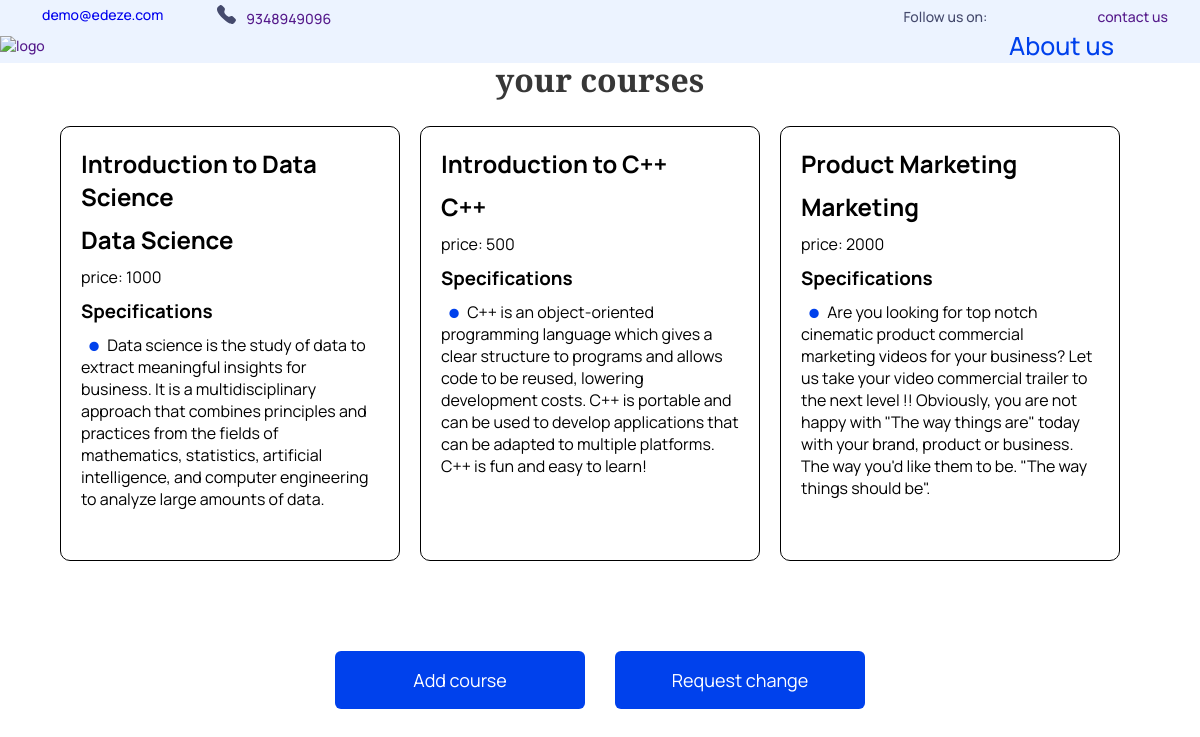
Page /6/University (signed in) on the committed database.
### tables this page shows
CREATE TABLE training (Course_id integer primary key,Course_name varchar ,Join_id INTEGER,Category varchar,Price INTEGER,selling_price INTEGER,Desc VARCHAR,Author VARCHAR,Rating INTEGER,Starting_date VARCHAR,Duration VARCHAR);

### main.py (the view)
@app.get('/{join_id}/IA')
def IA(request:Request,join_id):
    import joinus
    course=json.loads(joinus.IA_all_course(join_id))
    return templates.TemplateResponse("individual-profile.html",{"request":request,"course":course,"id":join_id})

### templates/university-profile.html (shortened to what this page needs)
<!DOCTYPE html>
<html lang="en">
<head>
    <link rel="stylesheet" href="/static/css/home.css">
</head>
<body>
    <header>
        <div class="container">
            <div class="contact">
               <span> <a href="https://mail.google.com/mail"><img src="/static/images/mail_icon.svg" alt="">demo@edeze.com </a></span>
                <a href=""><span><img src="/static/images/call_icon.svg" alt="">9348949096</span></a>
            </div>
            <div class="social">
                <span>Follow us on:</span>
                <a href=""><img src="/images/Insta_icon.svg" alt=""></a>
                <a href=""><span >contact us</span></a>
            </div>
        </div>
        <div class="container nav">
            <div class="left-part">
                <a href=""><img src="/static/images/logo.svg" alt="logo" class="logo"></a>
            </div>
            <div class="right-part">
                <a href="#about">About us</a>
            </div>
        </div>
    </header>
    <center><h1>your courses</h1></center>
    <div class="Trainings">
        {% for cors in course %}
            <div class="item">
                <h2 class="course-name">{{cors["Course_name"]}}</h2>
                <h2 class="catagory">{{cors["Category"]}}</h2>
                <p class="price">price: {{cors["selling_price"]}}</p>
                <div class="specification">
                    <h3>Specifications</h3>
                    <ul>
                        <li><span>{{cors["Desc"]}}</span></li>
                    </ul>
                </div>
            </div>
        {% endfor %}
    </div>
    <div class="buttons">
        <button type="submit" id="courseBtn">Add course</button>
        <button type="submit" id="changeRequestBtn">Request change</button>
    </div>
</body>
</html>

### static/css/home.css (style rules this page uses)
* { margin: 0; padding: 0; box-sizing: border-box; text-decoration: none; }
body { height: 100%; width: 100%; font-family: 'DM Serif Text', serif; font-family: 'Manrope', sans-serif; }
header { background: #ECF3FF; width: 100%; }
.container { padding: 5px 32px 0px 32px; display: flex; justify-content: space-between; align-items: center; width: 100%; font-weight: 500; font-size: 14px; color: #454A6D; }
.contact { display: inherit; column-gap: 54px; }
.contact img { padding-right: 10px; }
.social span { padding-left: 40px; }
.nav { padding: 0px 16px 0px 0px; }
.left-part { display: inherit; align-items: center; gap: 20px; }
.left-part .logo { width: 184px; height: 80px; }
.right-part { display: flex; gap: 15px; align-items: center; }
.right-part a { text-decoration: none; color: #454A6D; }
.container { margin: 0 auto; width: 100%; }
ul li { list-style: none; padding-bottom: 15px; }
@media (max-width: 1400px) { header { width: 100vw; } }

### templates/university-profile.html (style rules this page uses)
h1 { color: #373737; font: normal 700 32px/33px "DM serif text", sans-serif; }
.Trainings { display: flex; margin: 30px 60px 30px 60px; flex-wrap: wrap; }
.item { flex: 1 0 21%; border: 1px solid black; border-radius: 10px; padding: 20px; margin-right: 20px; margin-bottom: 20px; }
.item h2 { padding-bottom: 10px; }
.item p { color: #000000; font: normal 400 16px/22px "Manrope", sans-serif; }
.specification h3 { padding-top: 10px; }
.specification ul { padding-top: 10px; padding-bottom: 20px; }
.specification ul li { padding-bottom: 10px; color: #000000; font: normal 400 16px/22px "Manrope", sans-serif; list-style: none; }
.specification ul li:before { content:"•"; font-size:40px; vertical-align: top; line-height:20px; color: #0041EC; }
.specification ul li span { padding-left: 0px; }
.buttons { margin-top: 50px; display: flex; justify-content: center; column-gap: 30px; }
.buttons button { margin-top: 20px; width: 250px; height: 58px; background: #0041EC; border-radius: 6px; border: none; color: #FFFFFF; font: normal 400 18px/18px "Manrope", sans-serif; }
.right-part a { padding-right: 70px; font-size: 25px; color: #0041EC; }

### rows in the picture
training: Course_name "Introduction to Data Science", Category "Data Science", selling_price "1000", Desc "Data science is the study of data to extract meaningful insights for business. It is a multidisciplinary approach that combines principles and practices from the fields of mathematics, statistics, artificial intelligence, and computer engineering to analyze large amounts of data."
training: Course_name "Introduction to C++", Category "C++", selling_price "500", Desc "C++ is an object-oriented programming language which gives a clear structure to programs and allows code to be reused, lowering development costs. C++ is portable and can be used to develop applications that can be adapted to multiple platforms. C++ is fun and easy to learn!"
training: Course_name "Product Marketing", Category "Marketing", selling_price "2000", Desc "Are you looking for top notch cinematic product commercial marketing videos for your business? Let us take your video commercial trailer to the next level !! Obviously, you are not happy with \"The way things are\" today with your brand, product or business. The way you'd like them to be. \"The way things should be\"."
